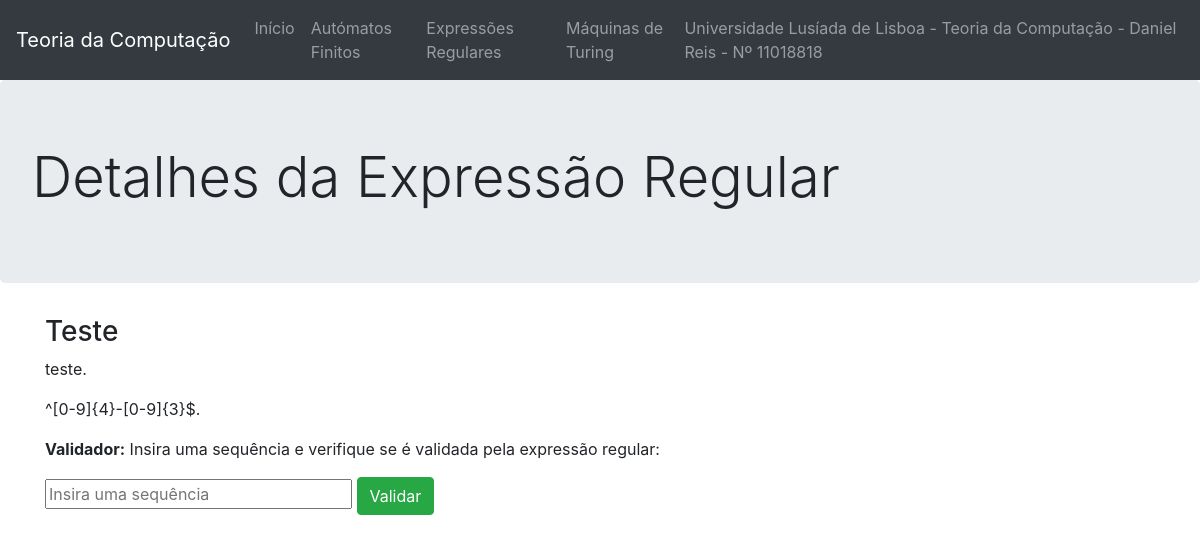
The page /3/detalhesExpressao/ on the database as committed earlier.
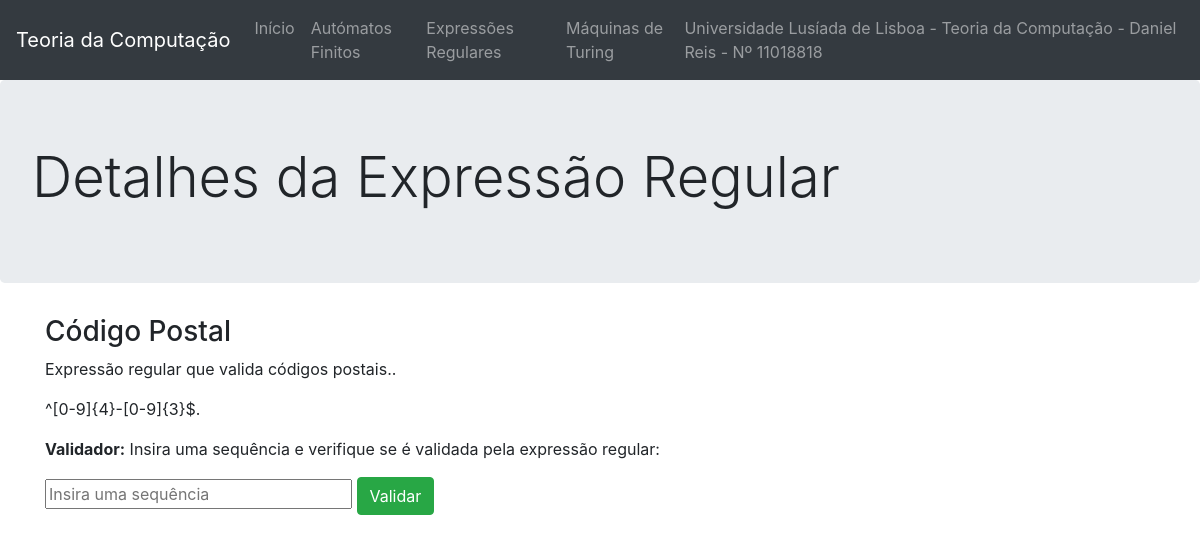
The same page on the database as committed later.
### website/models.py (models this page shows, shortened)
class ExpressaoRegular(models.Model):
    nome = models.CharField(max_length=100)
    descricao = models.CharField(max_length=100)
    regex = models.CharField(max_length=100)

### website/views.py (the view)
# urls.py: path('<int:expressao_id>/detalhesExpressao/', views.detalhesExpressao, name='detalhesExpressao'),
def detalhesExpressao(request, expressao_id):
    sequencia = None
    resultado = None
    form = FormSequencia(request.POST or None)
    if form.is_valid():
        sequencia = form.cleaned_data['sequencia']
        resultado = ExpressaoRegular.objects.get(id=expressao_id).validarSequencia(sequencia)
    context = {
        'expressao': ExpressaoRegular.objects.get(id=expressao_id),
        'sequencia': sequencia,
        'resultado': resultado,
        'form': form
    }
    return render(request, 'website/detalhesExpressao.html', context)

### website/forms.py
class FormSequencia(forms.Form):
    sequencia = forms.CharField(label='', widget=forms.TextInput(attrs={'placeholder': 'Insira uma sequência', 'size': '25'}))

### website/templates/website/detalhesExpressao.html (shortened to what this page needs)
{% extends 'website/layout.html' %}
{% block jumbotron %}
<div class="jumbotron">
    <h1 class="display-4">Detalhes da Expressão Regular</h1>
</div>
{% endblock %}
{% block main %}
<main class="container text-justify">
    <h3>{{ expressao.nome|title }}</h3>
    <p>{{ expressao.descricao }}.</p>
    <p>{{ expressao.regex }}.</p>
    <p><b>Validador:</b> Insira uma sequência e verifique se é validada pela expressão regular: </p>
    <form action="{% url 'website:detalhesExpressao' expressao.id %}" method="POST">
        <b>{{ form }}</b>
        <input type="submit" value="Validar" class="btn btn-success">
    </form>
</main>
{% endblock %}

Rows that differ between the two databases and show on the page:
changed ExpressaoRegular: nome "Teste" → "Código Postal"; descricao "teste" → "Expressão regular que valida códigos postais."
